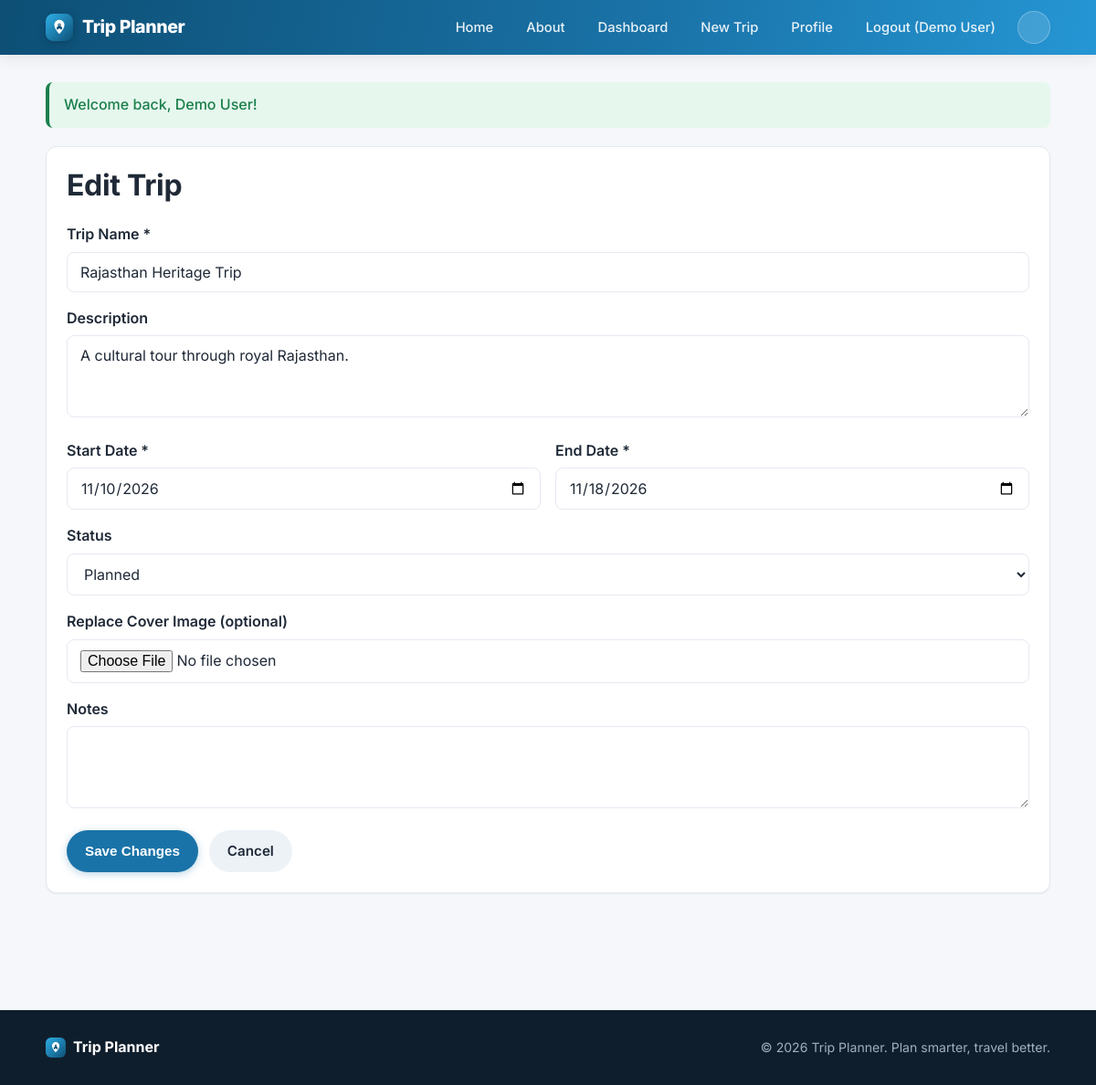
Page /edit-trip.php?id=1 (signed in) on the committed database.
### tables this page shows
CREATE TABLE users (
    id INT UNSIGNED AUTO_INCREMENT PRIMARY KEY,
    name VARCHAR(100) NOT NULL,
    email VARCHAR(150) NOT NULL UNIQUE,
    password_hash VARCHAR(255) NOT NULL,
    role ENUM('user','admin') NOT NULL DEFAULT 'user',
    status ENUM('active','inactive') NOT NULL DEFAULT 'active',
    created_at TIMESTAMP DEFAULT CURRENT_TIMESTAMP,
    updated_at TIMESTAMP DEFAULT CURRENT_TIMESTAMP ON UPDATE CURRENT_TIMESTAMP,
    INDEX idx_users_email (email),
    INDEX idx_users_role (role)
);

CREATE TABLE trips (
    id INT UNSIGNED AUTO_INCREMENT PRIMARY KEY,
    user_id INT UNSIGNED NOT NULL,
    name VARCHAR(150) NOT NULL,
    description TEXT,
    cover_image VARCHAR(255) DEFAULT NULL,
    notes TEXT,
    start_date DATE NOT NULL,
    end_date DATE NOT NULL,
    status ENUM('planned','ongoing','completed','cancelled') NOT NULL DEFAULT 'planned',
    created_at TIMESTAMP DEFAULT CURRENT_TIMESTAMP,
    updated_at TIMESTAMP DEFAULT CURRENT_TIMESTAMP ON UPDATE CURRENT_TIMESTAMP,
    CONSTRAINT fk_trips_user FOREIGN KEY (user_id) REFERENCES users(id) ON DELETE CASCADE,
    INDEX idx_trips_user (user_id),
    INDEX idx_trips_status (status)
);

### includes/auth.php (called while the page is built, shortened)
<?php
require_once __DIR__ . '/functions.php';
function isLoggedIn(): bool
{
    return !empty($_SESSION['user_id']);
}
function currentUser(): ?array
{
    static $user = null;
    if ($user === null) {
        $pdo = getDB();
        $stmt = $pdo->prepare('SELECT id, name, email, role, status FROM users WHERE id = ?');
        $stmt->execute([$_SESSION['user_id']]);
        $user = $stmt->fetch() ?: null;
    }
    return $user;
}
function requireLogin(): array
{
    $user = currentUser();
    return $user;
}

### includes/functions.php (called while the page is built, shortened)
<?php
function e(?string $value): string
{
    return htmlspecialchars($value ?? '', ENT_QUOTES, 'UTF-8');
}
function flash(string $key, ?string $message = null)
{
    if (!empty($_SESSION['flash'][$key])) {
        $msg = $_SESSION['flash'][$key];
        return $msg;
    }
    return null;
}
function getOwnedTrip(int $tripId, int $userId): ?array
{
    $pdo = getDB();
    $stmt = $pdo->prepare('SELECT * FROM trips WHERE id = ? AND user_id = ?');
    $stmt->execute([$tripId, $userId]);
    $trip = $stmt->fetch();
    return $trip ?: null;
}

### edit-trip.php (the view, shortened to what this page needs)
<?php
require_once __DIR__ . '/includes/auth.php';
$user = requireLogin();
$tripId = (int)($_GET['id'] ?? $_POST['id'] ?? 0);
$trip = getOwnedTrip($tripId, $user['id']);
$name = $trip['name'];
$description = $trip['description'];
$notes = $trip['notes'];
$start_date = $trip['start_date'];
$end_date = $trip['end_date'];
$status = $trip['status'];
require_once __DIR__ . '/includes/header.php';
?>
<div class="card">
  <h1 class="mt-0">Edit Trip</h1>
  <form method="post" action="<?= BASE_URL ?>/edit-trip.php?id=<?= $tripId ?>" enctype="multipart/form-data" novalidate data-validate data-date-range>
    <div class="form-group">
      <label for="name">Trip Name *</label>
      <input type="text" id="name" name="name" required maxlength="150" value="<?= e($name) ?>">
    </div>
    <div class="form-group">
      <label for="description">Description</label>
      <textarea id="description" name="description"><?= e($description) ?></textarea>
    </div>
    <div class="form-row">
      <div class="form-group">
        <label for="start_date">Start Date *</label>
        <input type="date" id="start_date" name="start_date" required value="<?= e($start_date) ?>">
      </div>
      <div class="form-group">
        <label for="end_date">End Date *</label>
        <input type="date" id="end_date" name="end_date" required value="<?= e($end_date) ?>">
      </div>
    </div>
    <div class="form-group">
      <label for="status">Status</label>
      <select id="status" name="status">
        <?php foreach (['planned','ongoing','completed','cancelled'] as $s): ?>
          <option value="<?= $s ?>" <?= $status === $s ? 'selected' : '' ?>><?= ucfirst($s) ?></option>
        <?php endforeach; ?>
      </select>
    </div>
    <div class="form-group">
      <label for="cover_image">Replace Cover Image (optional)</label>
      <input type="file" id="cover_image" name="cover_image" accept="image/png,image/jpeg,image/webp">
    </div>
    <div class="form-group">
      <label for="notes">Notes</label>
      <textarea id="notes" name="notes"><?= e($notes) ?></textarea>
    </div>
    <div class="btn-row">
      <button type="submit" class="btn btn-primary">Save Changes</button>
      <a class="btn btn-secondary" href="<?= BASE_URL ?>/trip-details.php?id=<?= $tripId ?>">Cancel</a>
    </div>
  </form>
</div>
<?php require_once __DIR__ . '/includes/footer.php'; ?>

### includes/header.php (shortened to what this page needs)
<?php
require_once __DIR__ . '/functions.php';
require_once __DIR__ . '/icons.php';
$user = function_exists('currentUser') ? currentUser() : null;
?>
<!DOCTYPE html>
<html lang="en">
<head>
<link rel="stylesheet" href="<?= BASE_URL ?>/assets/css/style.css">
</head>
<body>
<header class="site-header">
  <div class="container header-inner">
    <a class="logo" href="<?= BASE_URL ?>/index.php"><img src="<?= BASE_URL ?>/assets/images/logo.svg" width="30" height="30" alt=""> Trip Planner</a>
    <nav class="main-nav" aria-label="Main navigation">
      <ul id="navLinks" class="nav-links">
        <li><a href="<?= BASE_URL ?>/index.php">Home</a></li>
        <li><a href="<?= BASE_URL ?>/about.php">About</a></li>
        <?php if ($user): ?>
          <li><a href="<?= BASE_URL ?>/dashboard.php">Dashboard</a></li>
          <li><a href="<?= BASE_URL ?>/create-trip.php">New Trip</a></li>
          <li><a href="<?= BASE_URL ?>/profile.php">Profile</a></li>
          <li><a href="<?= BASE_URL ?>/logout.php">Logout (<?= e($user['name']) ?>)</a></li>
        <?php else: ?>
          <li><a href="<?= BASE_URL ?>/login.php">Login</a></li>
          <li><a href="<?= BASE_URL ?>/register.php">Register</a></li>
        <?php endif; ?>
        <li><button type="button" id="themeToggle" class="theme-toggle" aria-label="Toggle dark mode" title="Toggle dark mode"><?= icon('moon', 'theme-icon-dark') ?><?= icon('sun', 'theme-icon-light') ?></button></li>
      </ul>
    </nav>
  </div>
</header>
<main class="container main-content">
<?php
$ok  = flash('success');
if ($err): ?>
<?php endif;
if ($ok): ?>
  <div class="alert alert-success" role="alert"><?= e($ok) ?></div>
<?php endif; ?>

### assets/css/style.css (style rules this page uses)
:root { --primary: #1a73a8; --primary-dark: #0d4f75; --primary-light: #2596d4; --accent: #f6a821; --accent-dark: #d98a0e; --bg: #f5f7fa; --card-bg: #ffffff; --text: #1f2937; --muted: #6b7280; --border: #e5e9f0; --success: #1a7f4b; --success-bg: #e6f7ee; --error: #b3261e; --error-bg: #fce9e8; --radius: 12px; --radius-sm: 8px; --shadow-sm: 0 1px 2px rgba(16,24,40,0.06); --shadow-md: 0 4px 16px rgba(16,24,40,0.08); --shadow-lg: 0 12px 32px rgba(16,24,40,0.12); font-size: 16px; }
* { box-sizing: border-box; }
body { margin: 0; font-family: 'Inter', -apple-system, BlinkMacSystemFont, "Segoe UI", Roboto, Helvetica, Arial, sans-serif; background: var(--bg); color: var(--text); line-height: 1.6; -webkit-font-smoothing: antialiased; }
.container { max-width: 1140px; margin: 0 auto; padding: 0 20px; }
a { color: var(--primary); text-decoration: none; transition: color .15s ease; }
h1, h2, h3 { line-height: 1.25; font-weight: 700; letter-spacing: -0.01em; }
.site-header { background: linear-gradient(100deg, var(--primary-dark), var(--primary) 60%, var(--primary-light)); color: #fff; position: sticky; top: 0; z-index: 10; box-shadow: var(--shadow-md); backdrop-filter: saturate(1.1); }
.header-inner { display: flex; align-items: center; justify-content: space-between; padding: 12px 20px; }
.logo { color: #fff; font-weight: 800; font-size: 1.22rem; display: flex; align-items: center; gap: 10px; letter-spacing: -0.02em; }
.logo img { display: block; filter: drop-shadow(0 2px 5px rgba(0,0,0,0.2)); }
.nav-links { list-style: none; display: flex; align-items: center; gap: 4px; margin: 0; padding: 0; flex-wrap: wrap; }
.nav-links a { color: rgba(255,255,255,0.9); font-weight: 500; font-size: 0.92rem; padding: 9px 16px; border-radius: 999px; transition: background .15s ease, color .15s ease; }
.main-content { padding: 30px 20px 60px; min-height: 60vh; }
.alert { padding: 12px 16px; border-radius: var(--radius-sm); margin-bottom: 20px; font-weight: 500; border-left: 4px solid transparent; }
.alert-success { background: var(--success-bg); color: var(--success); border-left-color: var(--success); }
.card { background: var(--card-bg); border: 1px solid var(--border); border-radius: var(--radius); padding: 22px; margin-bottom: 20px; box-shadow: var(--shadow-sm); transition: box-shadow .18s ease, transform .18s ease; }
.btn { display: inline-block; padding: 11px 20px; border-radius: 999px; border: none; font-weight: 600; cursor: pointer; text-align: center; font-size: 0.95rem; transition: all .15s ease; }
.btn-primary { background: var(--primary); color: #fff; box-shadow: 0 2px 8px rgba(26,115,168,0.3); }
.btn-secondary { background: #edf2f7; color: var(--text); }
.btn-row { display: flex; gap: 12px; flex-wrap: wrap; margin-top: 12px; }
.form-group { margin-bottom: 16px; }
label { display: block; font-weight: 600; margin-bottom: 6px; }
input[type=text], input[type=email], input[type=password], input[type=date], input[type=time], input[type=number], input[type=file], textarea, select { width: 100%; padding: 11px 14px; border: 1px solid var(--border); border-radius: var(--radius-sm); font-size: 1rem; font-family: inherit; background: #fff; color: var(--text); transition: border-color .15s ease, box-shadow .15s ease; }
textarea { min-height: 90px; resize: vertical; }
.form-row { display: grid; grid-template-columns: 1fr 1fr; gap: 16px; }
.mt-0 { margin-top: 0; }
.theme-toggle { background: rgba(255,255,255,0.14); border: 1px solid rgba(255,255,255,0.25); color: #fff; width: 36px; height: 36px; border-radius: 50%; display: flex; align-items: center; justify-content: center; cursor: pointer; margin-left: 4px; }

### rows in the picture
users: name "Demo User"
trips: description "A cultural tour through royal Rajasthan.", start_date "11/10/2026", end_date "11/18/2026", status "Planned"

### other values in the picture
$ok "Welcome back, Demo User!"
